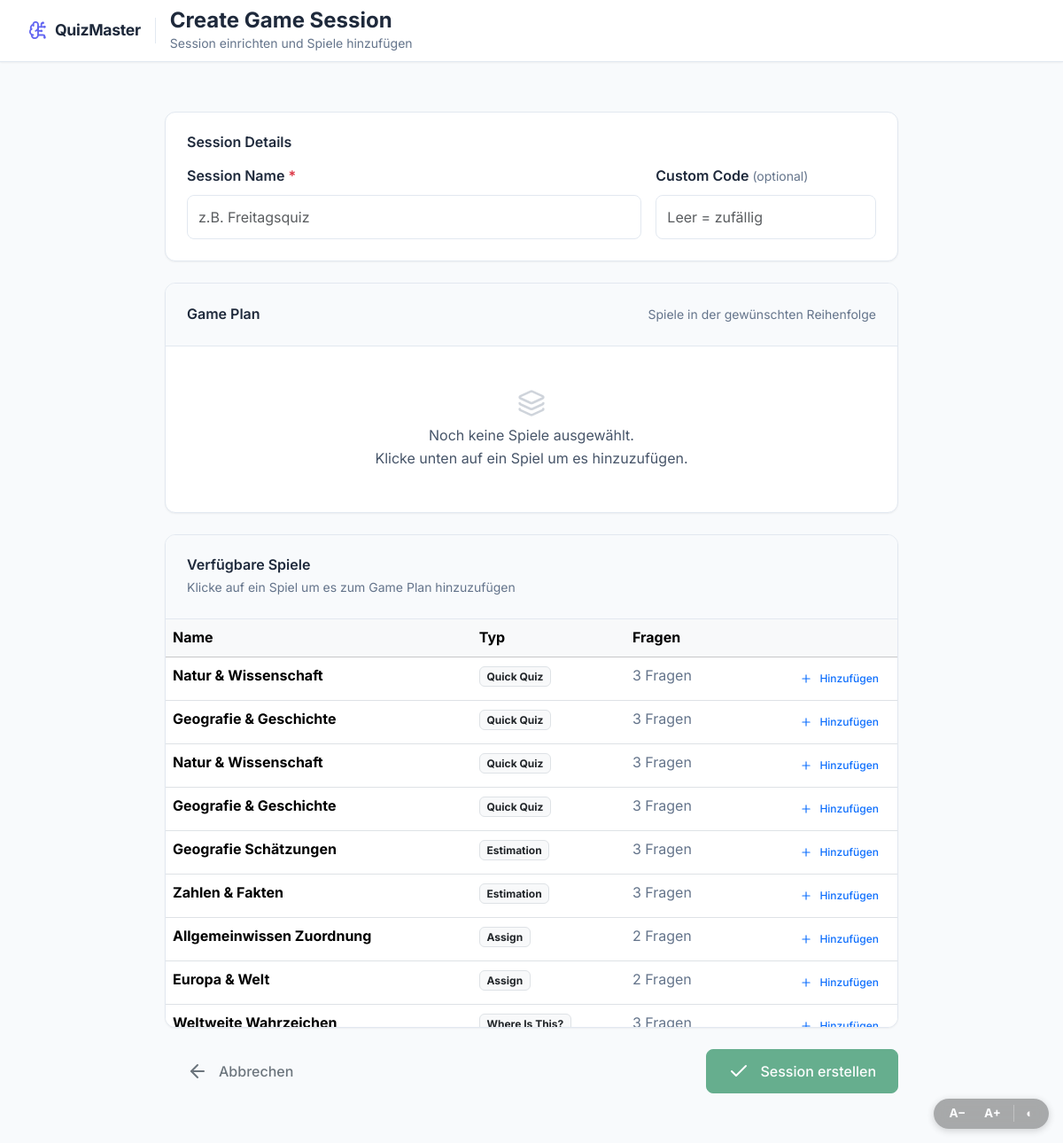
Screenshot of /hub/create/ (signed in) with the database file from the repository.
### QuizGame/models.py (models this page shows, shortened)
class Quiz(SyncBase):
    STATUS_CHOICES = [
        ('waiting', 'Waiting'),
        ('active', 'Active'),
        ('completed', 'Completed'),
        ('cancelled', 'Cancelled'),
    ]
    title = models.CharField(max_length=200, default="Quick Quiz")
    room_code = models.CharField(max_length=4, unique=True, blank=True)
    creator = models.ForeignKey(User, on_delete=models.CASCADE, related_name='created_quizzes')
    status = models.CharField(max_length=20, choices=STATUS_CHOICES, default='waiting')
    created_at = models.DateTimeField(auto_now_add=True)
    started_at = models.DateTimeField(null=True, blank=True)
    ended_at = models.DateTimeField(null=True, blank=True)
    current_question = models.ForeignKey('QuizQuestion', on_delete=models.SET_NULL, null=True, blank=True, related_name='current_in_quiz')
    question_start_time = models.DateTimeField(null=True, blank=True)
    max_participants = models.IntegerField(default=50)
    selected_questions = models.ManyToManyField('QuizQuestion', blank=True, related_name='quizzes')
    class Meta:
        ordering = ['-created_at']
    def __str__(self):
        return f"{self.title} ({self.room_code})"

### Estimation/models.py (models this page shows, shortened)
class EstimationQuiz(SyncBase):
    STATUS_CHOICES = [
        ('waiting', 'Waiting'),
        ('active', 'Active'),
        ('completed', 'Completed'),
        ('cancelled', 'Cancelled'),
    ]
    title = models.CharField(max_length=200, default="Estimation Quiz")
    room_code = models.CharField(max_length=4, unique=True, blank=True)
    creator = models.ForeignKey(User, on_delete=models.CASCADE, related_name='created_estimation_quizzes')
    status = models.CharField(max_length=20, choices=STATUS_CHOICES, default='waiting')
    created_at = models.DateTimeField(auto_now_add=True)
    started_at = models.DateTimeField(null=True, blank=True)
    ended_at = models.DateTimeField(null=True, blank=True)
    current_question = models.ForeignKey('EstimationQuestion', on_delete=models.SET_NULL, null=True, blank=True, related_name='current_in_estimation_quiz')
    question_start_time = models.DateTimeField(null=True, blank=True)
    max_participants = models.IntegerField(default=50)
    selected_questions = models.ManyToManyField('EstimationQuestion', blank=True, related_name='quizzes')
    SCORING_CHOICES = [
        ('tolerance', 'Tolerance Mode'),
        ('rank', 'Rank Mode'),
    ]
    scoring_mode = models.CharField(max_length=16, choices=SCORING_CHOICES, default='tolerance')
    class Meta:
        ordering = ['-created_at']
    def __str__(self):
        return f"{self.title} ({self.room_code})"

### Assign/models.py (models this page shows, shortened)
class AssignQuiz(SyncBase):
    STATUS_CHOICES = [
        ('waiting', 'Waiting'),
        ('active', 'Active'),
        ('completed', 'Completed'),
        ('cancelled', 'Cancelled'),
    ]
    title = models.CharField(max_length=200, default="Drag & Drop Quiz")
    room_code = models.CharField(max_length=4, unique=True, blank=True)
    creator = models.ForeignKey(User, on_delete=models.CASCADE, related_name='created_assign_quizzes')
    status = models.CharField(max_length=20, choices=STATUS_CHOICES, default='waiting')
    created_at = models.DateTimeField(auto_now_add=True)
    started_at = models.DateTimeField(null=True, blank=True)
    ended_at = models.DateTimeField(null=True, blank=True)
    current_question = models.ForeignKey('AssignQuestion', on_delete=models.SET_NULL, null=True, blank=True, related_name='current_in_assign_quiz')
    question_start_time = models.DateTimeField(null=True, blank=True)
    max_participants = models.IntegerField(default=50)
    selected_questions = models.ManyToManyField('AssignQuestion', blank=True, related_name='quizzes')
    class Meta:
        ordering = ['-created_at']
    def __str__(self):
        return f"{self.title} ({self.room_code})"

### where_is_this/models.py (models this page shows, shortened)
class WhereQuiz(SyncBase):
    STATUS_CHOICES = [
        ('waiting', 'Waiting'),
        ('active', 'Active'),
        ('completed', 'Completed'),
        ('cancelled', 'Cancelled'),
    ]
    title = models.CharField(max_length=200, default="Where is this?")
    room_code = models.CharField(max_length=4, unique=True, blank=True)
    creator = models.ForeignKey(User, on_delete=models.CASCADE, related_name='created_where_quizzes')
    status = models.CharField(max_length=20, choices=STATUS_CHOICES, default='waiting')
    created_at = models.DateTimeField(auto_now_add=True)
    started_at = models.DateTimeField(null=True, blank=True)
    ended_at = models.DateTimeField(null=True, blank=True)
    current_question = models.ForeignKey('WhereQuestion', on_delete=models.SET_NULL, null=True, blank=True, related_name='current_in_where_quiz')
    question_start_time = models.DateTimeField(null=True, blank=True)
    max_participants = models.IntegerField(default=50)
    selected_questions = models.ManyToManyField('WhereQuestion', blank=True, related_name='quizzes')
    class Meta:
        ordering = ['-created_at']
    def __str__(self):
        return f"{self.title} ({self.room_code})"

### games_hub/views.py (the view, shortened to what this page needs)
# urls.py: path('create/', views.create_session, name='create_session'),
@login_required
@require_http_methods(["GET", "POST"])
def create_session(request):
    return render(request, 'hub/create_session.html', _get_game_instances())

### black_jack_quiz/models.py (called while the page is built)
    def __str__(self):
        return f"{self.title} ({self.room_code})"

### clue_rush/models.py (called while the page is built)
    def __str__(self):
        return f"{self.title} ({self.room_code})"

### sorting_ladder/models.py (called while the page is built)
    def __str__(self):
        return f"{self.title} ({self.room_code})"

### who_is_lying/models.py (called while the page is built)
    def __str__(self):
        return f"{self.title} ({self.room_code})"

### who_is_that/models.py (called while the page is built)
    def __str__(self):
        return f"{self.title} ({self.room_code})"

### templates/hub/create_session.html (shortened to what this page needs)
{% extends "admin_dashboard/base.html" %}
{% load static %}
{% block page_title %}Create Game Session{% endblock %}
{% block page_subtitle %}Session einrichten und Spiele hinzufügen{% endblock %}
{% block content %}
<div class="wizard-container">
    <form method="post" id="createSessionForm" novalidate>
        <div class="card mb-4">
            <div class="card-body">
                <h5 class="mb-3">Session Details</h5>
                <div class="row g-3">
                    <div class="col-md-8">
                        <label class="form-label fw-semibold">Session Name <span class="text-danger">*</span></label>
                        <input type="text" name="name" id="sessionName" class="form-control" placeholder="z.B. Freitagsquiz" required>
                    </div>
                    <div class="col-md-4">
                        <label class="form-label fw-semibold">Custom Code <small class="text-muted fw-normal">(optional)</small></label>
                        <input type="text" name="code" class="form-control" placeholder="Leer = zufällig">
                    </div>
                </div>
            </div>
        </div>
        <div class="card mb-4">
            <div class="card-header d-flex justify-content-between align-items-center">
                <h5 class="mb-0">Game Plan</h5>
                <span class="text-muted small">Spiele in der gewünschten Reihenfolge</span>
            </div>
            <div class="card-body p-0">
                <div id="gamePlan" class="game-plan-list">
                    <div id="gamePlanEmpty" class="text-center py-5 text-muted">
                        <i data-lucide="layers" style="width:32px;height:32px;opacity:.3;"></i>
                        <p class="mt-2 mb-0">Noch keine Spiele ausgewählt.<br>Klicke unten auf ein Spiel um es hinzuzufügen.</p>
                    </div>
                </div>
            </div>
        </div>
        <div class="card mb-4">
            <div class="card-header">
                <h5 class="mb-1">Verfügbare Spiele</h5>
                <p class="text-muted small mb-0">Klicke auf ein Spiel um es zum Game Plan hinzuzufügen</p>
            </div>
            <div class="card-body p-0">
                {% if all_game_instances %}
                <div class="table-responsive" style="max-height: 460px; overflow-y: auto;">
                    <table class="table table-hover mb-0 table-sticky-header">
                        <thead class="table-light">
                            <tr>
                                <th>Name</th>
                                <th>Typ</th>
                                <th>Fragen</th>
                                <th></th>
                            </tr>
                        </thead>
                        <tbody>
                            {% for game in all_game_instances %}
                            <tr class="game-instance-row" style="cursor:pointer;"
                                data-game-key="{{ game.game_key }}"
                                data-room-code="{{ game.room_code }}"
                                data-title="{{ game.title }}"
                                data-icon="{{ game.icon }}"
                                data-label="{{ game.label }}"
                                data-q-count="{{ game.question_count }}">
                                <td><strong>{{ game.title }}</strong></td>
                                <td><span class="badge bg-light text-dark border">{{ game.label }}</span></td>
                                <td class="text-muted">{{ game.question_count }} Fragen</td>
                                <td class="text-end">
                                    <button type="button" class="btn btn-sm btn-outline-primary add-game-btn">
                                        <i data-lucide="plus" style="width:14px;height:14px;"></i> Hinzufügen
                                    </button>
                                </td>
                            </tr>
                            {% endfor %}
                        </tbody>
                    </table>
                </div>
                {% endif %}
            </div>
        </div>
        <div class="d-flex justify-content-between align-items-center">
            <a href="{% url 'admin_dashboard:sessions_overview' %}" class="btn btn-outline-secondary btn-lg">
                <i data-lucide="arrow-left" class="me-1"></i> Abbrechen
            </a>
            <button type="submit" class="btn btn-success btn-lg" id="submitBtn" disabled>
                <i data-lucide="check" class="me-1"></i> Session erstellen
            </button>
        </div>
    </form>
</div>
{% endblock %}

### templates/hub/create_session.html (style rules this page uses)
.wizard-container { max-width: 860px; margin: 0 auto; padding: 1.5rem 1rem; }
.game-plan-list { min-height: 60px; }
.table-sticky-header thead th { position: sticky; top: 0; z-index: 1; background: var(--bs-light, #f8f9fa); }

### templates/admin_dashboard/base.html (style rules this page uses)
.page-content > * { animation: slideIn 0.4s ease-out; }

### rows the page displays
Quiz: title "Natur & Wissenschaft"
Quiz: title "Geografie & Geschichte"
Quiz: title "Natur & Wissenschaft"
Quiz: title "Geografie & Geschichte"
EstimationQuiz: title "Geografie Schätzungen"
EstimationQuiz: title "Zahlen & Fakten"
AssignQuiz: title "Allgemeinwissen Zuordnung"
AssignQuiz: title "Europa & Welt"
WhereQuiz: title "Weltweite Wahrzeichen"

### other values shown
{{ game.label }} "Quick Quiz" "Quick Quiz" "Quick Quiz" "Quick Quiz" "Estimation" "Estimation" "Assign" "Assign" "Where Is This?"
{{ game.question_count }} "3" "3" "3" "3" "3" "3" "2" "2" "3"
